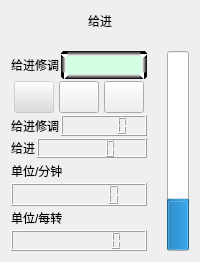
           <widget class="QWidget" name="widget_4" native="true">
            <property name="sizePolicy">
             <sizepolicy hsizetype="Preferred" vsizetype="Preferred">
              <horstretch>0</horstretch>
              <verstretch>0</verstretch>
             </sizepolicy>
            </property>
            <property name="minimumSize">
             <size>
              <width>0</width>
              <height>0</height>
             </size>
            </property>
            <layout class="QVBoxLayout" name="verticalLayout_18" stretch="1,10">
             <property name="spacing">
              <number>20</number>
             </property>
             <item alignment="Qt::AlignHCenter">
              <widget class="QLabel" name="label_34">
               <property name="sizePolicy">
                <sizepolicy hsizetype="Preferred" vsizetype="Preferred">
                 <horstretch>0</horstretch>
                 <verstretch>0</verstretch>
                </sizepolicy>
               </property>
               <property name="styleSheet">
                <string notr="true">font: 24pt &quot;华文琥珀&quot;;</string>
               </property>
               <property name="text">
                <string>给进</string>
               </property>
              </widget>
             </item>
             <item>
              <layout class="QHBoxLayout" name="horizontalLayout_33">
               <item>
                <layout class="QVBoxLayout" name="verticalLayout_17" stretch="1,2,1,1,1,1,1,1">
                 <property name="spacing">
                  <number>2</number>
                 </property>
                 <item>
                  <layout class="QHBoxLayout" name="horizontalLayout_29">
                   <item>
                    <widget class="QLabel" name="label_26">
                     <property name="sizePolicy">
                      <sizepolicy hsizetype="Fixed" vsizetype="Preferred">
                       <horstretch>0</horstretch>
                       <verstretch>0</verstretch>
                      </sizepolicy>
                     </property>
                     <property name="text">
                      <string>给进修调</string>
                     </property>
                    </widget>
                   </item>
                   <item>
                    <widget class="QLabel" name="label_53">
                     <property name="sizePolicy">
                      <sizepolicy hsizetype="Expanding" vsizetype="Preferred">
                       <horstretch>0</horstretch>
                       <verstretch>0</verstretch>
                      </sizepolicy>
                     </property>
                     <property name="styleSheet">
                      <string notr="true">QLabel {
border: 5px solid green;
border-radius: 4px;
padding: 2px;
	border-top-color: qlineargradient(spread:pad, x1:0, y1:0, x2:0, y2:1, stop:0 rgba(0, 0, 0, 255), stop:1 rgba(255, 255, 255, 255));
	border-left-color: qlineargradient(spread:pad, x1:0, y1:0, x2:1, y2:0, stop:0 rgba(0, 0, 0, 255), stop:1 rgba(255, 255, 255, 255));
	border-right-color: qlineargradient(spread:pad, x1:0, y1:0, x2:1, y2:0, stop:0 rgba(255, 255, 255, 255), stop:1 rgba(0, 0, 0, 255));
	border-bottom-color: qlineargradient(spread:pad, x1:0, y1:0, x2:0, y2:1, stop:0 rgba(255, 255, 255, 255), stop:1 rgba(0, 0, 0, 255));
	background-color: rgb(211, 255, 229);
}</string>
                     </property>
                     <property name="text">
                      <string/>
                     </property>
                    </widget>
                   </item>
                  </layout>
                 </item>
                 <item>
                  <layout class="QHBoxLayout" name="horizontalLayout_28">
                   <item>
                    <widget class="QPushButton" name="pushButton_54">
                     <property name="sizePolicy">
                      <sizepolicy hsizetype="Fixed" vsizetype="Fixed">
                       <horstretch>0</horstretch>
                       <verstretch>0</verstretch>
                      </sizepolicy>
                     </property>
                     <property name="minimumSize">
                      <size>
                       <width>32</width>
                       <height>32</height>
                      </size>
                     </property>
                     <property name="styleSheet">
                      <string notr="true">QPushButton#pushButton_54{
	border-image: url(:/icons/dec.png);
	background-image: url(:/icons/none.png);
	background-color: rgba(220, 220, 220, 100);
	border-width: 0px;
}

QPushButton#pushButton_54:hover
{
	border-image: url(:/icons/dec_h.png);
	border-width: 0px;
}
QPushButton#pushButton_54:pressed
{
	border-image: url(:/icons/dec_r.png);
	border-width: 0px;
}</string>
                     </property>
                     <property name="text">
                      <string/>
                     </property>
                    </widget>
                   </item>
                   <item>
                    <widget class="QPushButton" name="pushButton_53">
                     <property name="sizePolicy">
                      <sizepolicy hsizetype="Fixed" vsizetype="Fixed">
                       <horstretch>0</horstretch>
                       <verstretch>0</verstretch>
                      </sizepolicy>
                     </property>
                     <property name="minimumSize">
                      <size>
                       <width>32</width>
                       <height>32</height>
                      </size>
                     </property>
                     <property name="styleSheet">
                      <string notr="true">QPushButton#pushButton_53{
	border-image:url(:/icons/reset.png);
	
	background-image: url(:/icons/none.png);

	border-width: 0px;
}

QPushButton#pushButton_53:hover
{
	border-image:url(:/icons/reset_h.png);
	border-width: 0px;
}
QPushButton#pushButton_53:pressed
{
	border-image: url(:/icons/reset_r.png);
	border-width: 0px;
}</string>
                     </property>
                     <property name="text">
                      <string/>
                     </property>
                    </widget>
                   </item>
                   <item>
                    <widget class="QPushButton" name="pushButton_55">
                     <property name="sizePolicy">
                      <sizepolicy hsizetype="Fixed" vsizetype="Fixed">
                       <horstretch>0</horstretch>
                       <verstretch>0</verstretch>
                      </sizepolicy>
                     </property>
                     <property name="minimumSize">
                      <size>
                       <width>32</width>
                       <height>32</height>
                      </size>
                     </property>
                     <property name="styleSheet">
                      <string notr="true">QPushButton#pushButton_55{
	
	background-image: url(:/icons/none.png);
	border-image: url(:/icons/inc.png);
	border-width: 0px;
}

QPushButton#pushButton_55:hover
{
border-image: url(:/icons/inc_h.png);
border-width: 0px;
}
QPushButton#pushButton_55:pressed
{
border-image: url(:/icons/inc_r.png);
border-width: 0px;
}</string>
                     </property>
                     <property name="text">
                      <string/>
                     </property>
                    </widget>
                   </item>
                  </layout>
                 </item>
                 <item>
                  <layout class="QHBoxLayout" name="horizontalLayout_14">
                   <item>
                    <widget class="QLabel" name="label_24">
                     <property name="sizePolicy">
                      <sizepolicy hsizetype="Fixed" vsizetype="Preferred">
                       <horstretch>0</horstretch>
                       <verstretch>0</verstretch>
                      </sizepolicy>
                     </property>
                     <property name="styleSheet">
                      <string notr="true"/>
                     </property>
                     <property name="text">
                      <string>给进修调</string>
                     </property>
                    </widget>
                   </item>
                   <item>
                    <widget class="QLCDNumber" name="lcdNumber_19">
                     <property name="sizePolicy">
                      <sizepolicy hsizetype="Preferred" vsizetype="Preferred">
                       <horstretch>0</horstretch>
                       <verstretch>0</verstretch>
                      </sizepolicy>
                     </property>
                    </widget>
                   </item>
                  </layout>
                 </item>
                 <item>
                  <layout class="QHBoxLayout" name="horizontalLayout_13">
                   <item>
                    <widget class="QLabel" name="label_28">
                     <property name="sizePolicy">
                      <sizepolicy hsizetype="Minimum" vsizetype="Preferred">
                       <horstretch>0</horstretch>
                       <verstretch>0</verstretch>
                      </sizepolicy>
                     </property>
                     <property name="styleSheet">
                      <string notr="true"/>
                     </property>
                     <property name="text">
                      <string>给进</string>
                     </property>
                    </widget>
                   </item>
                   <item>
                    <widget class="QLCDNumber" name="lcdNumber_14">
                     <property name="sizePolicy">
                      <sizepolicy hsizetype="Expanding" vsizetype="Preferred">
                       <horstretch>0</horstretch>
                       <verstretch>0</verstretch>
                      </sizepolicy>
                     </property>
                    </widget>
                   </item>
                  </layout>
                 </item>
                 <item>
                  <widget class="QLabel" name="label_30">
                   <property name="sizePolicy">
                    <sizepolicy hsizetype="Expanding" vsizetype="Preferred">
                     <horstretch>0</horstretch>
                     <verstretch>0</verstretch>
                    </sizepolicy>
                   </property>
                   <property name="styleSheet">
                    <string notr="true"/>
                   </property>
                   <property name="text">
                    <string>单位/分钟</string>
                   </property>
                  </widget>
                 </item>
                 <item>
                  <widget class="QLCDNumber" name="lcdNumber_13">
                   <property name="styleSheet">
                    <string notr="true"/>
                   </property>
                   <property name="digitCount">
                    <number>8</number>
                   </property>
                  </widget>
                 </item>
                 <item>
                  <widget class="QLabel" name="label_32">
                   <property name="sizePolicy">
                    <sizepolicy hsizetype="Expanding" vsizetype="Preferred">
                     <horstretch>0</horstretch>
                     <verstretch>0</verstretch>
                    </sizepolicy>
                   </property>
                   <property name="styleSheet">
                    <string notr="true"/>
                   </property>
                   <property name="text">
                    <string>单位/每转</string>
                   </property>
                  </widget>
                 </item>
                 <item>
                  <widget class="QLCDNumber" name="lcdNumber_11">
                   <property name="sizePolicy">
                    <sizepolicy hsizetype="Preferred" vsizetype="Preferred">
                     <horstretch>0</horstretch>
                     <verstretch>0</verstretch>
                    </sizepolicy>
                   </property>
                   <property name="smallDecimalPoint">
                    <bool>true</bool>
                   </property>
                   <property name="digitCount">
                    <number>8</number>
                   </property>
                  </widget>
                 </item>
                </layout>
               </item>
               <item>
                <widget class="QProgressBar" name="progressBar">
                 <property name="value">
                  <number>24</number>
                 </property>
                 <property name="textVisible">
                  <bool>true</bool>
                 </property>
                 <property name="orientation">
                  <enum>Qt::Vertical</enum>
                 </property>
                </widget>
               </item>
              </layout>
             </item>
            </layout>
           </widget>
